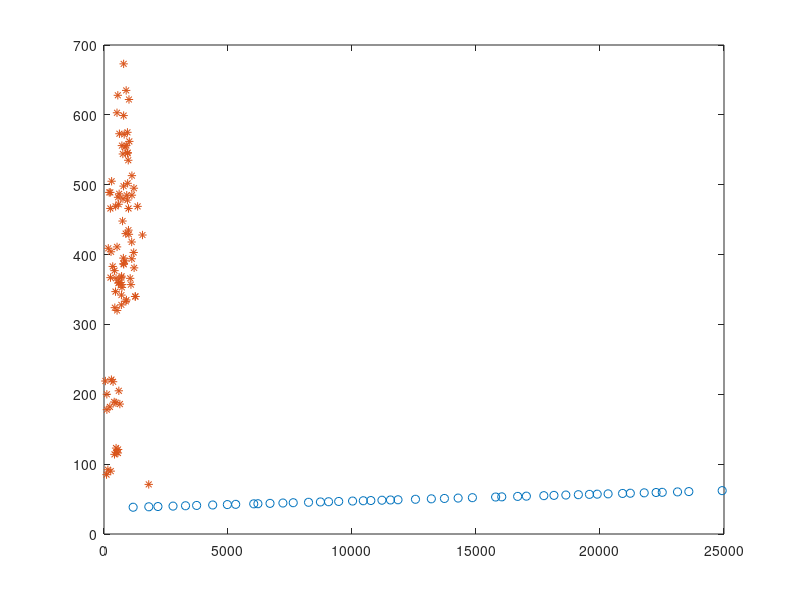

Write the MATLAB code that produced this figure.

%Get Fixation index data
clickIndo = fopen('ClickInfo-Mouse Control.dat','r');
C1 = textscan(clickIndo,'%s%s%s%s%s%s', 'CollectOutput',1);
fclose(clickIndo);
clickIndex = C1{1,1};
% Get column names from fixation index data
attriNaClick = clickIndex(7,:);

% Extract unique class names from the first row
classLabels = clickIndex(7:end,2);
classNames = unique(classLabels);

%% Handle fixation data 
letter = clickIndex(8:end,1:2);
pureClickData = cellfun(@str2double,clickIndex(8:end,3:end));
%plot(fixaIndDoul(:,2),fixaIndDoul(:,3),'.');
timeStart = clickIndex(8,4);
timeEnd = cellfun(@str2double,clickIndex(end,4));
plot(pureClickData(:,3), pureClickData(:,4),'o');hold on;
%% Get fixation Index data
%Get Fixation index data
fidInd = fopen('fixtionIndex.dat','r');
C1 = textscan(fidInd,'%s%s%s%s%s%s', 'CollectOutput',1);
fclose(fidInd);
fixaIndex = C1{1,1};
% Get column names from fixation index data
attriNaFixInd = fixaIndex(1,:);
pureInData = cellfun(@str2double,fixaIndex(1:end,:));
plot(pureInData(:,2), pureInData(:,3),'*');
